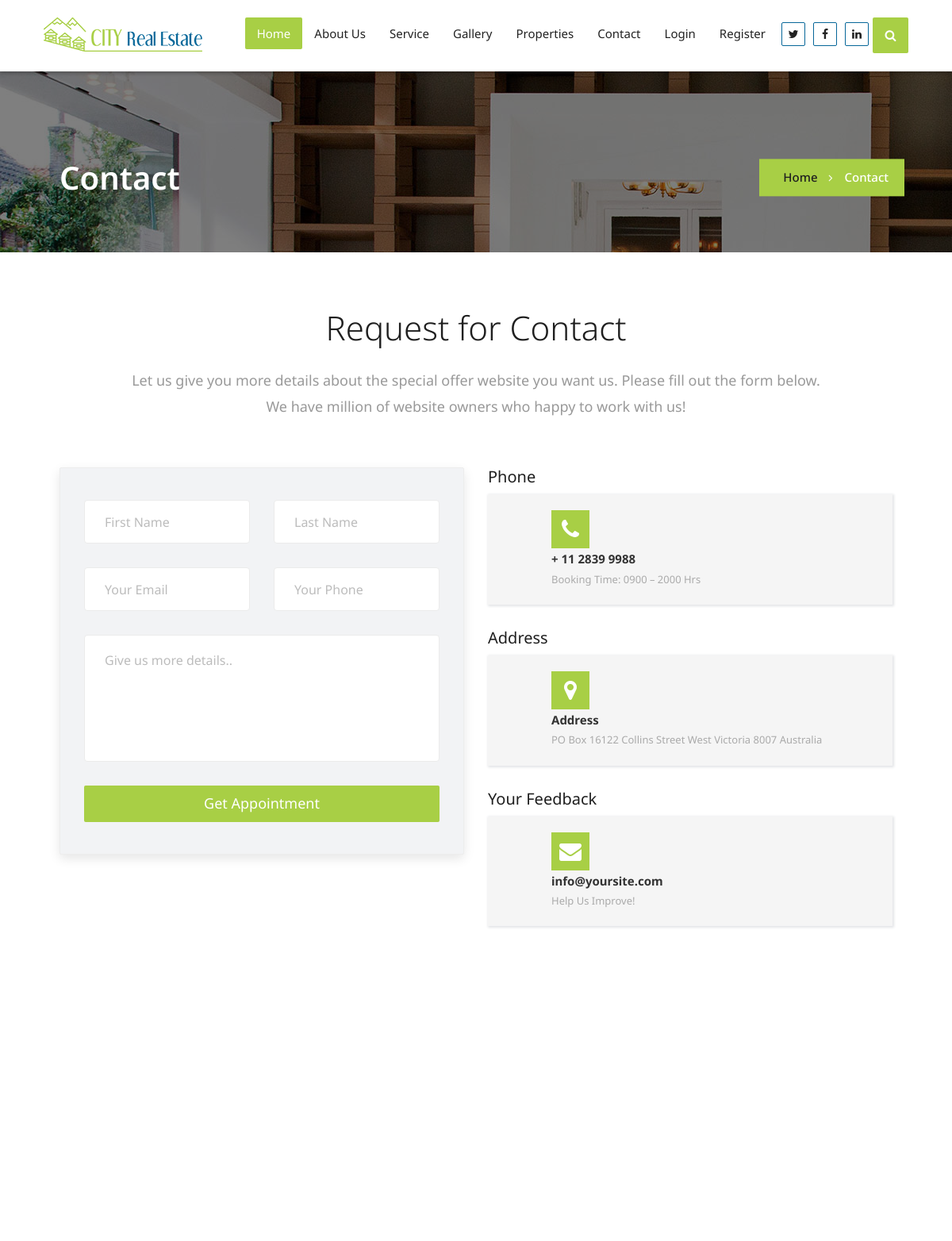
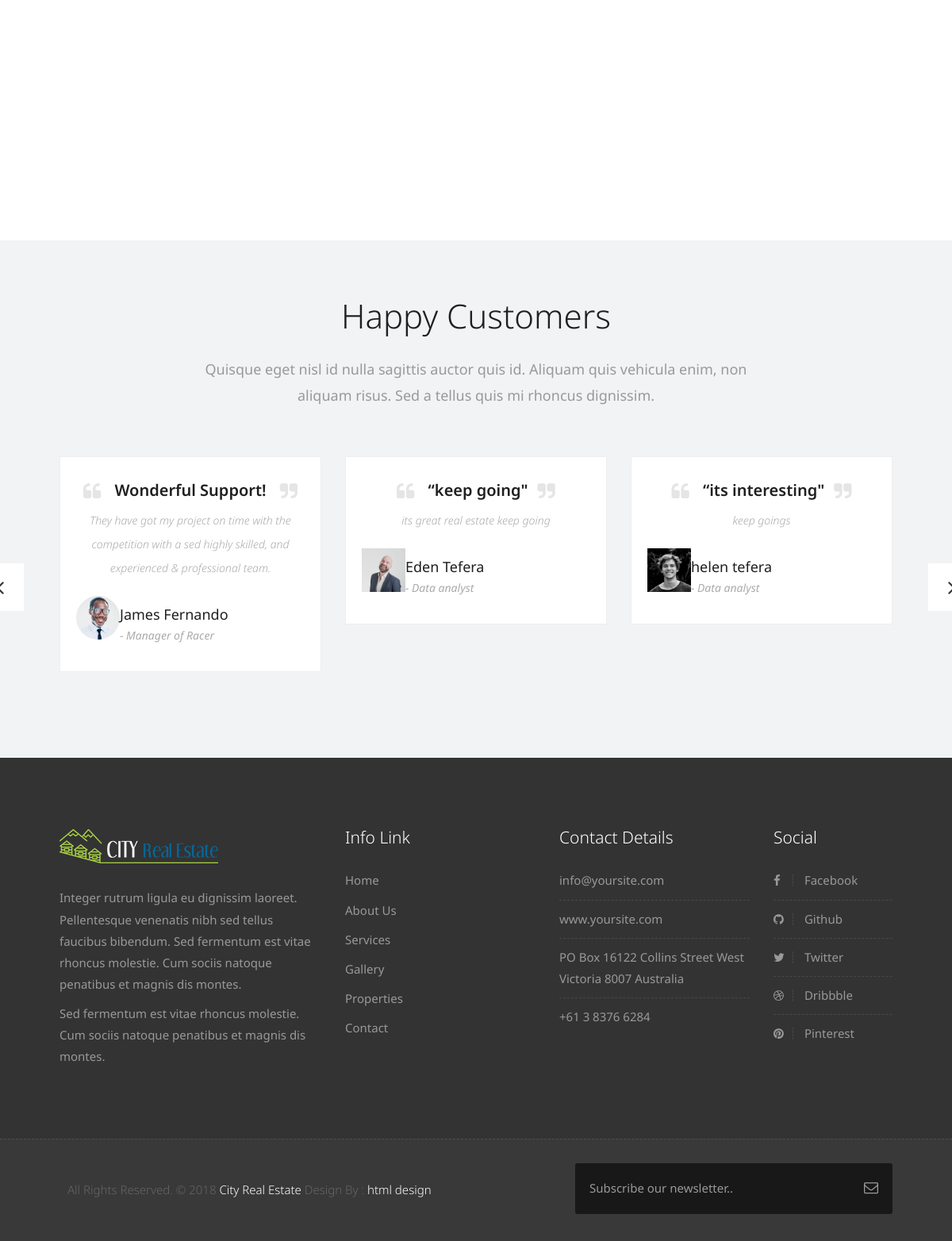
The app's page /contact with its own data (2 pictures, top to bottom).
### RealEstate_App/models.py (models this page shows, shortened)
class Comment(models.Model):
    flname = models.CharField(max_length=50)
    qoutetitle = models.CharField(max_length=50)
    comment= models.TextField(max_length=150)
    profession = models.CharField(max_length=50)
    photo = models.ImageField()

### RealEstate_App/views.py (the view, shortened to what this page needs)
# urls.py: path('contact', views.contact, name='contact'),
def contact(request):
    comment_list = Comment.objects.all()
    data={'comment_list':comment_list}
    return render(request,"contact.html",data)

### RealEstate_App/templates/contact.html (shortened to what this page needs)
{% load static %}
<!DOCTYPE html>
<html lang="en">
{% include 'includes/head.html' %}
<body class="realestate_version">
    <header class="header header_style_01">
        {% include 'includes/header.html' %}
    </header>
	<div class="all-title-box">
		<div class="container">
			<div class="row">
				<div class="col-md-12">
					<h2>Contact</h2>
					<nav id="breadcrumbs">
						<ul>
							<li><a href="#">Home</a></li>
							<li>Contact</li>
						</ul>
					</nav>
				</div>
			</div>
		</div>
	</div>
	<div id="support" class="section wb">
        <div class="container">
            <div class="section-title text-center">
                <h3>Request for Contact</h3>
                <p class="lead">Let us give you more details about the special offer website you want us. Please fill out the form below. <br>We have million of website owners who happy to work with us!</p>
            </div>
            <div class="row">
                <div class="col-md-6">
                    <div class="contact_form">
                        <form id="contactform" class="row" action="" name="contactform" method="post">
                            <fieldset class="row-fluid">
                                <div class="col-lg-6 col-md-6 col-sm-6 col-xs-12">
                                    <input type="text" name="first_name" id="first_name" class="form-control" placeholder="First Name">
                                </div>
                                <div class="col-lg-6 col-md-6 col-sm-6 col-xs-12">
                                    <input type="text" name="last_name" id="last_name" class="form-control" placeholder="Last Name">
                                </div>
                                <div class="col-lg-6 col-md-6 col-sm-6 col-xs-12">
                                    <input type="email" name="email" id="email" class="form-control" placeholder="Your Email">
                                </div>
                                <div class="col-lg-6 col-md-6 col-sm-6 col-xs-12">
                                    <input type="text" name="phone" id="phone" class="form-control" placeholder="Your Phone">
                                </div>
                                <div class="col-lg-12 col-md-12 col-sm-12 col-xs-12">
                                    <textarea class="form-control" name="comments" id="comments" rows="6" placeholder="Give us more details.."></textarea>
                                </div>
                                <div class="col-lg-12 col-md-12 col-sm-12 col-xs-12 text-center">
                                    <button type="submit"  id="submit" class="btn btn-light btn-radius btn-brd grd1 btn-block">Get Appointment</button>
                                </div>
                            </fieldset>
                        </form>
                    </div>
                </div>
				<div class="col-md-6">
					<div class="right-box-contact">
						<h4>Phone</h4>
						<div class="support-info">
							<div class="info-title">
								<i class="fa fa-phone" aria-hidden="true"></i>
								+ 11 2839 9988
								<span>Booking Time: 0900 – 2000 Hrs</span>
							</div>
						</div>
					</div>
					<div class="right-box-contact">
						<h4>Address</h4>
						<div class="support-info">
							<div class="info-title">
								<i class="fa fa-map-marker" aria-hidden="true"></i>
								Address
								<span>PO Box 16122 Collins Street West Victoria 8007 Australia</span>
							</div>
						</div>
					</div>
					<div class="right-box-contact">
						<h4>Your Feedback</h4>
						<div class="support-info">
							<div class="info-title">
								<i class="fa fa-envelope" aria-hidden="true"></i>
								info@yoursite.com
								<span>Help Us Improve!</span>
							</div>
						</div>
					</div>
				</div>
            </div>
        </div>
    </div>
	<div id="map"></div>
    <div id="testimonials" class="section lb">
        <div class="container">
            <div class="section-title row text-center">
                <div class="col-md-8 col-md-offset-2">
                    <h3>Happy Customers</h3>
                    <p class="lead">Quisque eget nisl id nulla sagittis auctor quis id. Aliquam quis vehicula enim, non aliquam risus. Sed a tellus quis mi rhoncus dignissim.</p>
                </div>
            </div>
            <div class="row  border">
                <div class="col-md-12 col-sm-12">
                    <div class="testi-carousel owl-carousel owl-theme">
                        <div class="testimonial clearfix">
                            <div class="desc">
                                <h3><i class="fa fa-quote-left"></i> Wonderful Support! <i class="fa fa-quote-right"></i></h3>
                                <p class="lead">They have got my project on time with the competition with a sed highly skilled, and experienced & professional team.</p>
                            </div>
                            <div class="testi-meta">
                                <img src="{% static 'uploads/testi_01.png' %}" alt="" class="img-responsive alignleft">
                                <h4>James Fernando <small>- Manager of Racer</small></h4>
                            </div>
                        </div>
                         {% for happycomments in comment_list %}
                        <div class="testimonial clearfix">
                            <div class="desc">
                                <h3><i class="fa fa-quote-left"></i> {{happycomments.qoutetitle}}<i class="fa fa-quote-right"></i></h3>
                                <p class="lead">{{happycomments.comment}}</p>
                            </div>
                            <div class="testi-meta">
                                <img src="{{happycomments.photo.url}}" alt="" class="img-responsive alignleft">
                                <h4>{{happycomments.flname}} <small>- {{happycomments.profession}}</small></h4>
                            </div>
                        </div>
                        {%endfor %}
                    </div>
                </div>
            </div>
        </div>
    </div>
   {% include 'includes/footer.html' %}
    <div class="copyrights">
        <div class="container">
            <div class="footer-distributed">
                <div class="footer-left">
                    <p class="footer-company-name">All Rights Reserved. &copy; 2018 <a href="#">City Real Estate</a> Design By : <a href="https://html.design/">html design</a></p>
                </div>
                <div class="footer-right">
                    <form method="get" action="#">
                        <input placeholder="Subscribe our newsletter.." name="search">
                        <i class="fa fa-envelope-o"></i>
                    </form>
                </div>
            </div>
        </div>
    </div>
</body>
</html>

### static/css/colors.css (style rules this page uses)
.icon_wrap:hover, .nav-pills > li.active > a, .nav-pills > li.active > a:focus, .nav-pills > li.active > a:hover, .icon-wrapper:hover i, .grd1 { color: #ffffff; background: #db00ce; background: -moz-linear-gradient(left, #db00ce 0%, #2750ff 100%); background: -webkit-linear-gradient(left, #db00ce 0%, #2750ff 100%); background: linear-gradient(to right, #db00ce 0%, #2750ff 100%); filter: progid: DXImageTransform.Microsoft.gradient( startColorstr='#db00ce', endColorstr='#2750ff', GradientType=1); }

### static/css/versions.css (style rules this page uses)
body.realestate_version .btn-light { color: #ffffff !important; }
body.realestate_version .icon_wrap:hover, body.realestate_version .nav-pills > li.active > a, body.realestate_version .nav-pills > li.active > a:focus, body.realestate_version .nav-pills > li.active > a:hover, body.realestate_version .icon-wrapper:hover i, body.realestate_version .grd1 { color: #ffffff; background: #a8cf45; }
body.realestate_version .header_style_01 { background-color: rgba(255, 255, 255); }
body.realestate_version .contact_form .grd1 { border: 0 !important; }
body.realestate_version #map { height: 600px; position: relative; width: 100%; z-index: 1; }
body.realestate_version .desc h3 i { color: rgba(0, 0, 0, 0.1); }
body.realestate_version .testimonial h4 { color: #1f1f1f; text-align: left; }
body.realestate_version .owl-next i, body.realestate_version .owl-prev i, body.realestate_version .desc { box-shadow: none !important; border: 0 !important; background-color: #fff; }

### static/css/responsive.css (style rules this page uses)
@media (max-width: 1200px) { .container { width: 90%; } }

### static/css/slideshow.css (style rules this page uses)
html { min-height: 100%; }
body, html { height: 100%; }

### records on screen
Comment: qoutetitle "“keep going\"", comment "its great real estate keep going", photo (picture), flname "Eden Tefera", profession "Data analyst"
Comment: qoutetitle "“its interesting\"", comment "keep goings", photo (picture), flname "helen tefera", profession "Data analyst"
